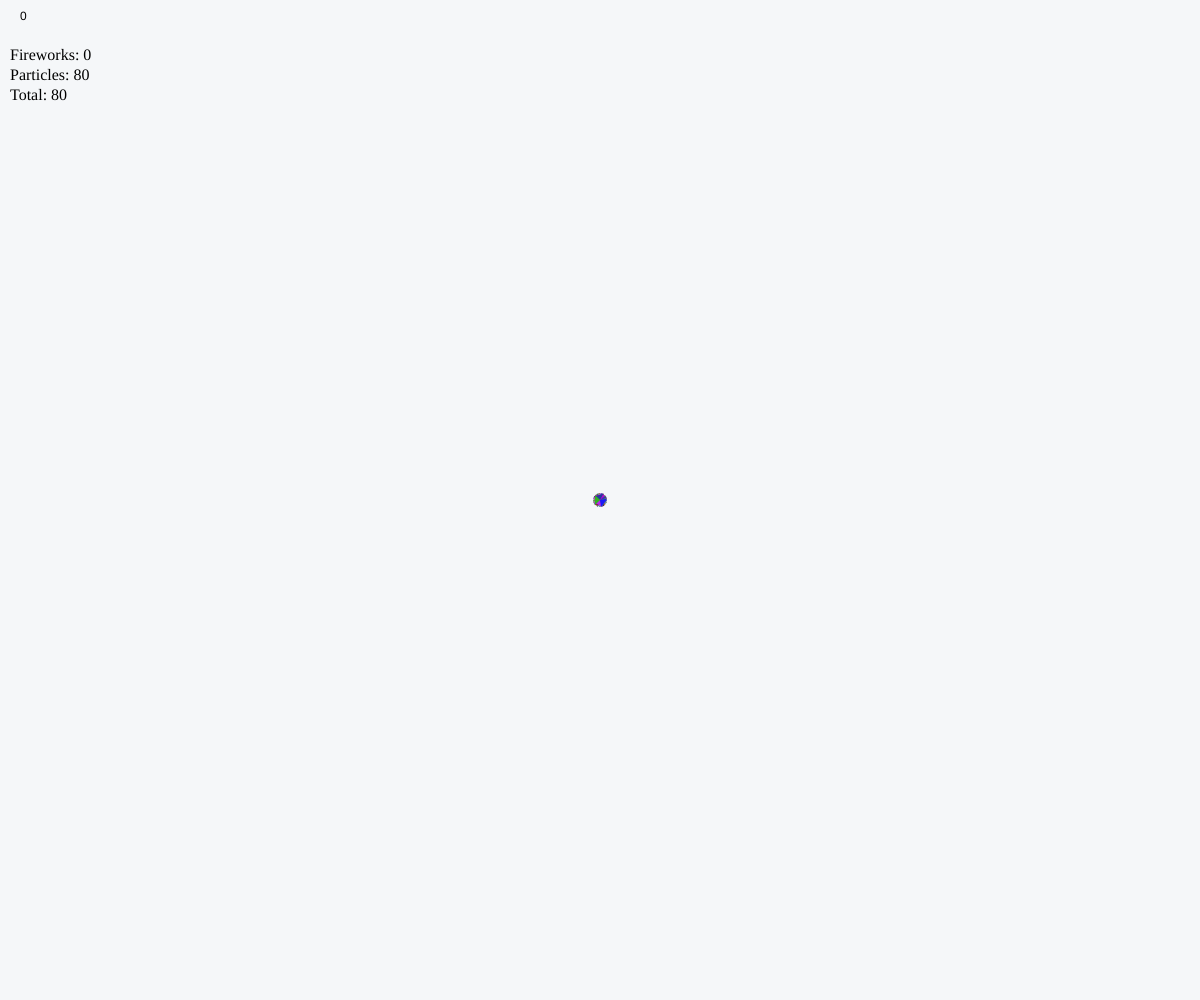
Frame 1 (no input)
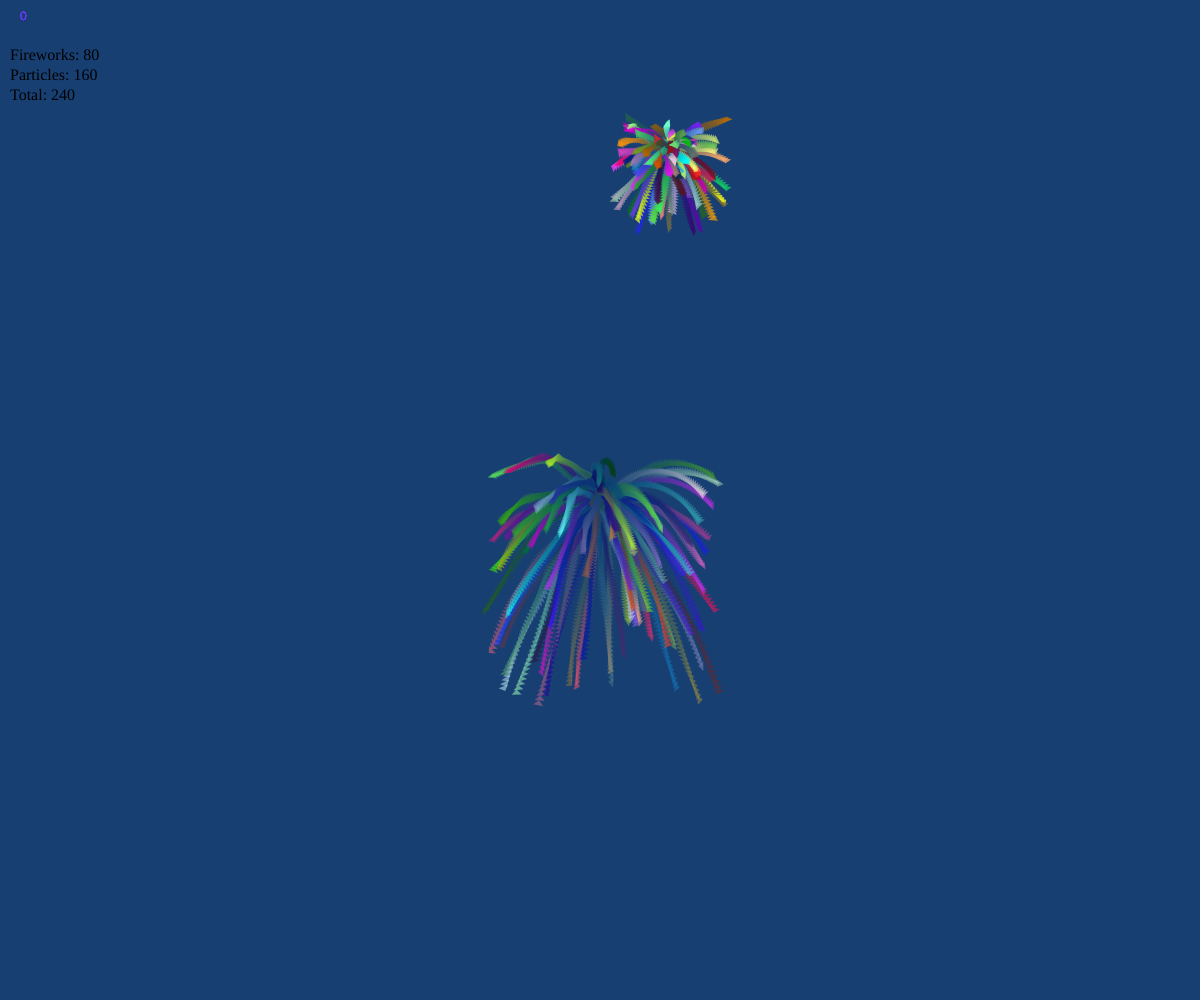
Frame 60 (no input)
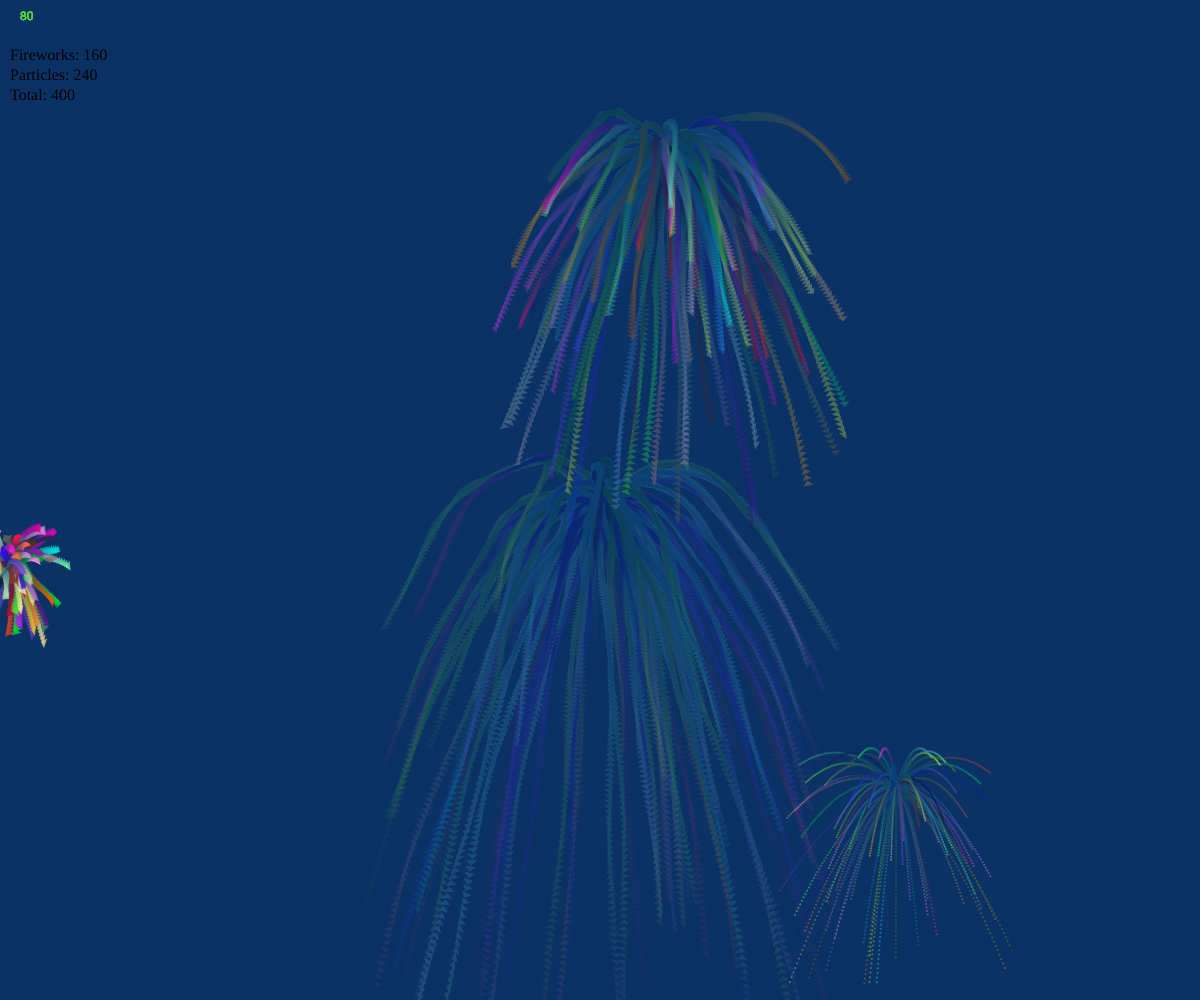
Frame 120 (the mouse pressed at the canvas centre since frame 60)

The p5.js sketch that drew these frames (run headless with seeded random() and noise() and a simulated clock; from frame 60 on, the mouse is pressed at the canvas centre):

// p5.js sketch
// ── sketch.js
// Extended Particle System with Multiple Arrays and DOM Interaction
// References:
// 1. p5.js Array Functions: https://p5js.org/reference/#/p5/Array
// 2. Particle Systems in p5.js: https://happycoding.io/tutorials/p5js/creating-classes/fireworks

let fireworks = [];
let particles = [];
let textElements = [];
let addTriangles = true;

function setup() {
    createCanvas(windowWidth, windowHeight);
    createTriangles(width / 2, height / 2);
    createHTMLText();
}

function draw() {
    background(20, 60, 100, 10);
    strokeWeight(1);
    text(fireworks.length, 20, 20);
    
    for (let ember of fireworks) { // Reference 2: Using an array to store and iterate over particles
        ember.draw();
    }
    for (let particle of particles) {
        particle.draw();
    }
    
    if (frameCount % 30 === 0) {
        if (addTriangles) {
            createTriangles(random(width), random(height));
        } else {
            createEmbers(random(width), random(height));
        }
        addTriangles = !addTriangles;
    }
    
    // Remove finished particles using array filter (Reference 1: Array.filter method)
    fireworks = fireworks.filter(ember => ember.alpha > 0 && ember.y < height);
    particles = particles.filter(p => p.alpha > 0);
    
    updateHTMLText();
}

function createEmbers(x, y) {
    for (let i = 0; i < 80; i++) {
        let ember = {
            x: x,
            y: y,
            xspeed: random(-2, 2),
            yspeed: random(-2, 2),
            alpha: 255,
            color: color(random(255), random(255), random(255), 255),
            draw: function() {
                strokeWeight(2);
                stroke(this.color);
                point(this.x, this.y);
                this.update();
            },
            update: function() {
                this.x += this.xspeed;
                this.y += this.yspeed;
                this.yspeed += 0.05;
                this.alpha -= 2;
                this.color.setAlpha(this.alpha);
            }
        };
        fireworks.push(ember); // Reference 1: Using array.push() to add new elements
    }
}

function createTriangles(x, y) {
    for (let i = 0; i < 80; i++) {
        let triangleParticle = {
            x: x,
            y: y,
            xspeed: random(-2, 2),
            yspeed: random(-2, 2),
            alpha: 255,
            rotation: random(TWO_PI),
            color: color(random(255), random(255), random(255), 255),
            draw: function() {
                fill(this.color);
                noStroke();
                push();
                translate(this.x, this.y);
                rotate(this.rotation);
                triangle(0, 0, 5, 5, -5, 5);
                pop();
                this.update();
            },
            update: function() {
                this.x += this.xspeed;
                this.y += this.yspeed;
                this.yspeed += 0.05;
                this.alpha -= 2;
                this.color.setAlpha(this.alpha);
                this.rotation += 0.1;
            }
        };
        particles.push(triangleParticle); // Reference 1: Using array.push() to store objects
    }
}

function createHTMLText() {
    for (let i = 0; i < 3; i++) {
        let p = createP("Particle Count: 0"); // Reference 2: Using createP() to manipulate DOM elements
        p.position(10, 30 + i * 20);
        textElements.push(p);
    }
}

function updateHTMLText() {
    textElements[0].html("Fireworks: " + fireworks.length); // Reference 2: Updating DOM elements with array data
    textElements[1].html("Particles: " + particles.length);
    textElements[2].html("Total: " + (fireworks.length + particles.length));
    
    // Reference 1: Using array.concat() to merge two arrays
    let allParticles = fireworks.concat(particles);
    
    // Reference 1: Using array.join() to create a string representation of particle counts
    console.log("Particles: " + allParticles.map(p => `(${p.x.toFixed(1)}, ${p.y.toFixed(1)})`).join(" | "));
}
